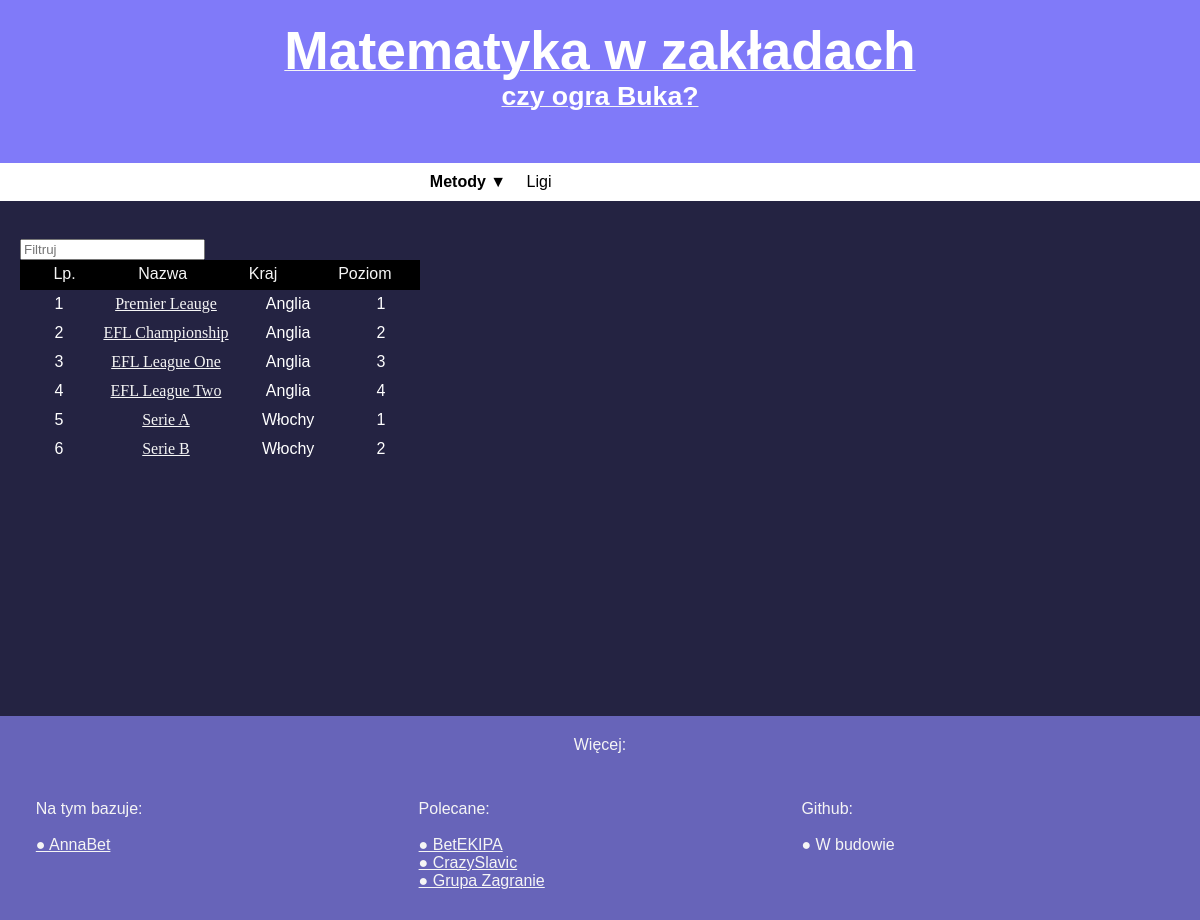
/leagues/, run on an earlier commit of the app's database.
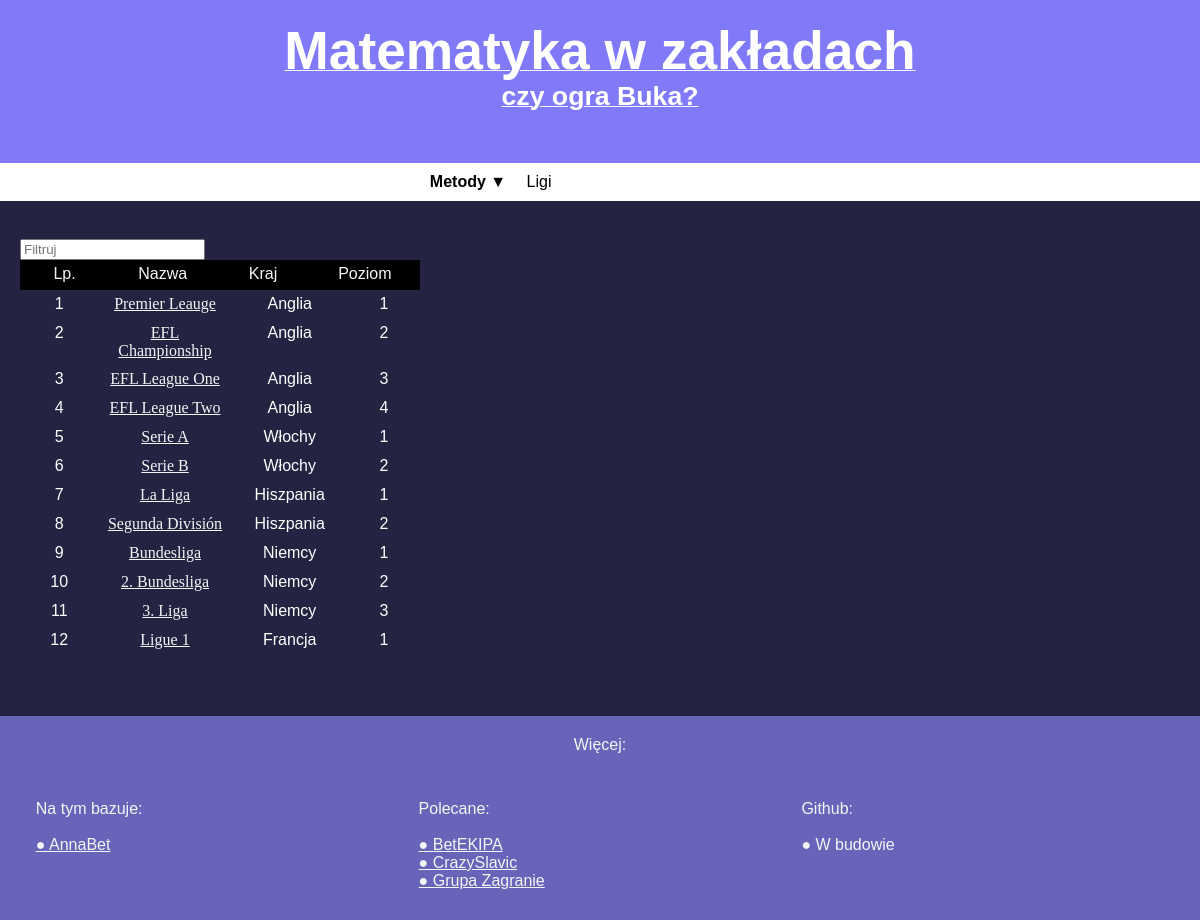
And on a later commit of the database.
### poisson_predict/models.py (models this page shows, shortened)
class League(models.Model):
    name = models.CharField(max_length=50, null=False, verbose_name='Liga')
    url = models.URLField(verbose_name='Link')
    country = models.CharField(max_length=32, null=False, verbose_name='Kraj')
    level = models.PositiveIntegerField(null=False, verbose_name='Poziom')
    def get_absolute_url(self):
        return reverse('current_league', kwargs={'pk' : self.pk})

### poisson_predict/views.py (the view)
# urls.py: path('leagues/', views.leagues, name='lista_lig'),
def leagues(request):
    leagues = League.objects.all()
    return render(request, 'leagues.html', {'leagues' : leagues})

### templates/leagues.html (shortened to what this page needs)
{% extends 'base.html' %}
{% block content %}
    <input id="myInput" type="text" placeholder="Filtruj"><br/>
        <table id="table_3a41f573" cellpadding="3" cellspacing="1" class="fixed_header" >
	<thead>
		<td width="5%" height="20px" style="vertical-align: top; overflow:hidden; ">              <div id="cell_3ca14934">
                <div class="textstyle1">
                  <span class="textstyle9">Lp.</span>
                  </div>
                </div>
		</td>
		<td width="39%" height="20px" style="vertical-align: top; overflow:hidden; ">              <div id="cell_5531188a">
                <div class="textstyle1">
                  <span class="textstyle9">Nazwa</span>
                  </div>
                </div>
		</td>
		<td width="45%" height="20px" style="vertical-align: top; overflow:hidden; ">              <div id="cell_5775fb">
                <div class="textstyle1">
                  <span class="textstyle9">Kraj</span>
                  </div>
                </div>
		</td>
		<td width="9%" height="20px" style="vertical-align: top; overflow:hidden; ">              <div id="cell_4e2dc648">
                <div class="textstyle1">
                  <span class="textstyle9">Poziom</span>
                  </div>
                </div>
		</td>
    </thead>
         <tbody id="myTable">
        {% for element in leagues %}
	<tr>
		<td width="5%" height="19px" style="vertical-align: top; overflow:hidden; ">              <div id="cell_445fda0d">
                <div class="textstyle1">
                  <span class="textstyle5_index">{{ forloop.counter }}</span>
                  </div>
                </div>
		</td>
		<td width="39%" height="19px" style="vertical-align: top; overflow:hidden; ">              <div id="cell_5442700c">
                <div class="textstyle1"><a href="{{ element.get_absolute_url }}">
                  <span class="textstyle10">{{ element.name }}</span></a>
                  </div>
                </div>
		</td>
		<td width="45%" height="19px" style="vertical-align: top; overflow:hidden; ">              <div id="cell_50dff902">
                <div class="textstyle1">
                  <span class="textstyle5_index">{{ element.country }}</span>
                  </div>
                </div>
		</td>
		<td width="9%" height="19px" style="vertical-align: top; overflow:hidden; ">              <div id="cell_518a40e6">
                <div class="textstyle1">
                  <span class="textstyle5_index">{{ element.level }}</span>
                  </div>
                </div>
		</td>
	</tr>
        {% endfor %}
        </tbody>
              </table>
{% endblock %}

### templates/base.html (shortened to what this page needs)
{% load static %}<!DOCTYPE html>
<html>
<head>
	<link rel="stylesheet" type="text/css" href="{% static 'css/base_html.css' %}">
</head>
<body>
<div class="textstyle1">
<div id="container_73cb5bf"><div class="textstyle2"><div id="header"><div id="header_padding" ><a href="{% url 'main' %}"><div class="textstyle1"><span href="{% url 'main' %}" class="textstyle3"> Matematyka w zak&#322;adach<br/></span><span class="textstyle4">czy ogra Buka?<br/><br/></span></div></a>
</div></div><span class="textstyle5"><br/></span><div id="navigation"><div class="textstyle1">  <div id="menu_450824da">
    <div  class="menuholder1">
<a href="javascript:void(0);">
	<div id="menuentry_5af44f54"  class="style3 menu_450824da_mainMenuEntry normalEntry">
		<div class="style4">
      <span class="textstyle7">Metody &#9660;</span>
		</div>
	</div>
</a>
<a href="{% url 'lista_lig' %}" style="text-decoration:none">
	<div id="menuentry_56e27b3b"  class="style5 menu_450824da_mainMenuEntry normalEntry">
		<div class="style6">
      <span class="textstyle8">Ligi</span>
		</div>
	</div>
</a>
      </div>
    </div>
</div>
</div></div>
<div class="textstyle1"><div id="container_3205b59a"><div id="container_3205b59a_padding" ><div class="textstyle2"><div id="content">{% block content %} {% endblock %}</div><span class="textstyle5"><br/><br/><br/></span></div>
    <div style="clear:both"></div></div></div><div id="footer"><div id="footer_padding" ><div class="textstyle1"><span class="textstyle9">Wi&#281;cej:<br/><br/><br/></span><div id="container_31d6b3e8"><div id="container_31d6b3e8_padding" ><div class="textstyle2">  <span class="textstyle9">Na tym bazuje:<br/><br/><a class="text-decoration:none" href="https://annabet.com/pl/soccerstats/">&#9679; AnnaBet</a><br/></span>
</div>
</div></div><div id="container_5355ec6"><div id="container_5355ec6_padding" ><div class="textstyle2">  <span class="textstyle9">Polecane:<br/><br/><a class="text-decoration:none" href="https://www.facebook.com/groups/b.ekipa">&#9679; BetEKIPA</a><br/><a class="text-decoration:none" href="https://www.facebook.com/groups/CrazySlavicTips">&#9679; CrazySlavic</a><br/><a class="text-decoration:none" href="https://www.facebook.com/groups/grupazagranie">&#9679; Grupa Zagranie</a></span>
</div>
</div></div><div id="container_38f1d0e3"><div id="container_38f1d0e3_padding" ><div class="textstyle2">  <span class="textstyle9">Github:<br/><br/>&#9679; W budowie</span>
</div>
</div></div></div>
<div style="clear:both"></div></div></div></div>
</div>  </div>
</body>
</html>

### static/css/base_html.css (style rules this page uses)
a { color:whitesmoke; }
#menu_450824da a { text-decoration: none; }
.menu_450824da_mainMenuEntry { text-align: center; }
#menu_450824da .normalEntry { display: block; }
body { background-color:#BDBCD3; padding:0; margin: 0; }
.textstyle1 { text-align:center; }
#container_73cb5bf { vertical-align: top; position:relative; display: inline-block; width:100%; min-height:150px; max-width:1200px; background:none; }
.textstyle2 { text-align:left; }
#header { vertical-align: top; position:relative; display: inline-block; width:100%; min-height:132px; background-color:#807AF9; }
#header_padding { margin: 20px 10px 20px 10px;display: block; }
.textstyle3 { font-size:40pt; font-family:Arial, Helvetica, sans-serif; color:#FFFFFF; font-weight:bold; }
.textstyle4 { font-size:20pt; font-family:Arial, Helvetica, sans-serif; color:#FFFFFF; font-weight:bold; }
.textstyle5_index { font-size:12pt; font-family:Arial, Helvetica, sans-serif; color:#FFFFFF; }
#navigation { vertical-align: top; position:relative; display: inline-block; width:100%; min-height:30px; max-width:1200px; background-color:#FFFFFF; }
#menu_450824da { vertical-align: bottom; position:relative; display: inline-block; width:380px; height:38px; max-width:1200px; text-align:left; background-color:#FFFFFF; }
.menuholder1 { position: relative; overflow: hidden; width: 100%; height: 100%; }
.style3 { position:absolute; width:96px; height:38px; left:10px; }
.style4 { position:absolute; top:0px; bottom:0px; left:0px; right:0px; margin-top:auto; margin-bottom:auto; margin-left:auto; margin-right:auto; height:19px; }
.textstyle7 { font-size:12pt; font-family:Arial, Helvetica, sans-serif; color:#000000; font-weight:bold; white-space: nowrap; }
.style5 { position:absolute; width:46px; height:38px; left:106px; }
.style6 { position:absolute; top:0px; bottom:0px; left:0px; right:0px; margin-top:auto; margin-bottom:auto; margin-left:auto; margin-right:auto; height:18px; }
.textstyle8 { font-size:12pt; font-family:Arial, Helvetica, sans-serif; color:#000000; white-space: nowrap; }
#container_3205b59a { vertical-align: top; position:relative; display: inline-block; width:100%; min-height:424px; max-width:1200px; background-color:#242342; }
#container_3205b59a_padding { margin: 20px; display: block; }
#content { vertical-align: top; position:relative; display: inline-block; width:99%; min-height:364px; background:none; }
#footer { vertical-align: top; position:relative; display: inline-block; width:100%; min-height:134px; max-width:1200px; background-color:#6764B9; }
#footer_padding { margin: 20px; display: block; }
.textstyle9 { font-size:12pt; font-family:Arial, Helvetica, sans-serif; color:whitesmoke; }
#container_31d6b3e8 { vertical-align: top; position:relative; display: inline-block; width:33%; min-height:110px; background:none; }
#container_31d6b3e8_padding { margin: 10px; display: block; }
#container_5355ec6 { vertical-align: top; position:relative; display: inline-block; width:33%; min-height:108px; background:none; }
#container_5355ec6_padding { margin: 10px; display: block; }
#container_38f1d0e3 { vertical-align: top; position:relative; display: inline-block; width:33%; min-height:110px; background:none; }
#container_38f1d0e3_padding { margin: 10px; display: block; }
.fixed_header { width: 400px; table-layout: fixed; border-collapse: collapse; }
.fixed_header tbody { display:block; width: 100%; overflow: auto; height: 360px; }
.fixed_header thead { background: black; color:#fff; }
.fixed_header th, .fixed_header td { padding: 5px; text-align: left; width: 200px; }

What changed in the data, as far as the page shows it:
added League: name "La Liga", country "Hiszpania", level "1"
added League: name "Segunda División", country "Hiszpania", level "2"
added League: name "Bundesliga", country "Niemcy", level "1"
added League: name "2. Bundesliga", country "Niemcy", level "2"
added League: name "3. Liga", country "Niemcy", level "3"
added League: name "Ligue 1", country "Francja", level "1"
